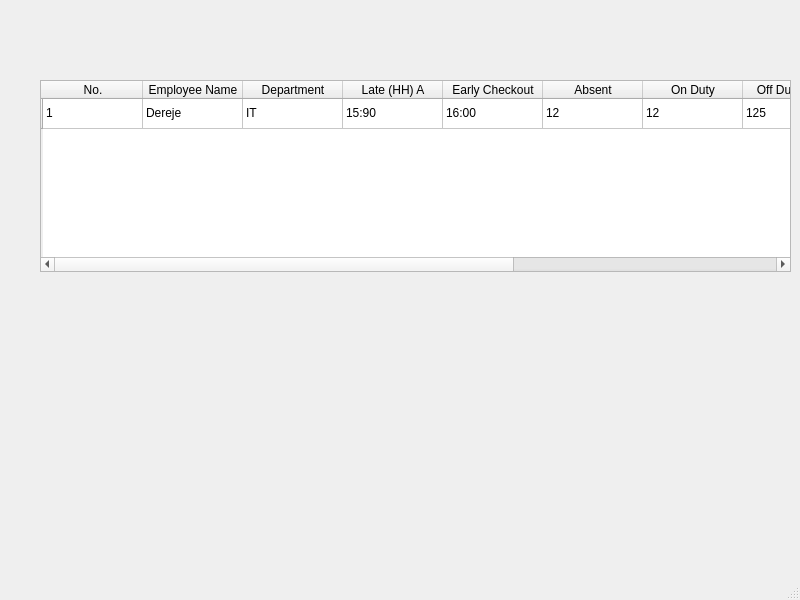
<?xml version="1.0" encoding="UTF-8"?>
<ui version="4.0">
 <class>MainWindow</class>
 <widget class="QMainWindow" name="MainWindow">
  <property name="geometry">
   <rect>
    <x>0</x>
    <y>0</y>
    <width>800</width>
    <height>600</height>
   </rect>
  </property>
  <property name="windowTitle">
   <string>MainWindow</string>
  </property>
  <widget class="QWidget" name="centralwidget">
   <widget class="QTableWidget" name="tableWidget">
    <property name="geometry">
     <rect>
      <x>40</x>
      <y>80</y>
      <width>751</width>
      <height>192</height>
     </rect>
    </property>
    <attribute name="horizontalHeaderDefaultSectionSize">
     <number>100</number>
    </attribute>
    <row>
     <property name="text">
      <string/>
     </property>
    </row>
    <column>
     <property name="text">
      <string>No.</string>
     </property>
    </column>
    <column>
     <property name="text">
      <string>Employee Name</string>
     </property>
    </column>
    <column>
     <property name="text">
      <string>Department</string>
     </property>
    </column>
    <column>
     <property name="text">
      <string>Late (HH) A</string>
     </property>
    </column>
    <column>
     <property name="text">
      <string>Early Checkout</string>
     </property>
    </column>
    <column>
     <property name="text">
      <string>Absent</string>
     </property>
    </column>
    <column>
     <property name="text">
      <string>On Duty</string>
     </property>
    </column>
    <column>
     <property name="text">
      <string>Off Duty (HH)</string>
     </property>
    </column>
    <column>
     <property name="text">
      <string>Off Duty (Days)</string>
     </property>
    </column>
    <column>
     <property name="text">
      <string>Leave (Days)</string>
     </property>
    </column>
    <column>
     <property name="text">
      <string>Abs. W Reason(Days) </string>
     </property>
    </column>
    <item row="0" column="0">
     <property name="text">
      <string>1</string>
     </property>
    </item>
    <item row="0" column="1">
     <property name="text">
      <string>Dereje</string>
     </property>
    </item>
    <item row="0" column="2">
     <property name="text">
      <string>IT</string>
     </property>
    </item>
    <item row="0" column="3">
     <property name="text">
      <string>15:90</string>
     </property>
    </item>
    <item row="0" column="4">
     <property name="text">
      <string>16:00</string>
     </property>
    </item>
    <item row="0" column="5">
     <property name="text">
      <string>12</string>
     </property>
    </item>
    <item row="0" column="6">
     <property name="text">
      <string>12</string>
     </property>
    </item>
    <item row="0" column="7">
     <property name="text">
      <string>125</string>
     </property>
    </item>
    <item row="0" column="8">
     <property name="text">
      <string>125</string>
     </property>
    </item>
    <item row="0" column="9">
     <property name="text">
      <string>1324</string>
     </property>
    </item>
    <item row="0" column="10">
     <property name="text">
      <string>32132</string>
     </property>
    </item>
   </widget>
  </widget>
  <widget class="QMenuBar" name="menubar">
   <property name="geometry">
    <rect>
     <x>0</x>
     <y>0</y>
     <width>800</width>
     <height>20</height>
    </rect>
   </property>
  </widget>
  <widget class="QStatusBar" name="statusbar"/>
 </widget>
 <resources/>
 <connections/>
</ui>
